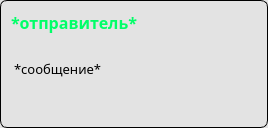
<?xml version="1.0" encoding="UTF-8"?>
<ui version="4.0">
 <class>frame_your_msg</class>
 <widget class="QWidget" name="frame_your_msg">
  <property name="geometry">
   <rect>
    <x>0</x>
    <y>0</y>
    <width>268</width>
    <height>128</height>
   </rect>
  </property>
  <property name="maximumSize">
   <size>
    <width>268</width>
    <height>128</height>
   </size>
  </property>
  <property name="font">
   <font>
    <family>Century Gothic</family>
   </font>
  </property>
  <property name="windowTitle">
   <string>Form</string>
  </property>
  <property name="styleSheet">
   <string notr="true">#frame_your_msg{
background-color: rgb(227, 227, 227);
border: 1px solid black;
border-radius: 7;
}</string>
  </property>
  <layout class="QVBoxLayout" name="verticalLayout" stretch="1,10">
   <item alignment="Qt::AlignLeft|Qt::AlignTop">
    <widget class="QLabel" name="user">
     <property name="font">
      <font>
       <family>Century Gothic</family>
       <pointsize>12</pointsize>
       <weight>75</weight>
       <italic>false</italic>
       <bold>true</bold>
      </font>
     </property>
     <property name="styleSheet">
      <string notr="true">QLabel {
color: qlineargradient(spread:pad, x1:0, y1:0, x2:1, y2:1, stop:0 rgba(14, 0, 255, 255), stop:1 rgba(0, 255, 104, 255));
}</string>
     </property>
     <property name="text">
      <string>*отправитель*</string>
     </property>
    </widget>
   </item>
   <item alignment="Qt::AlignTop">
    <widget class="QLabel" name="text">
     <property name="sizePolicy">
      <sizepolicy hsizetype="Preferred" vsizetype="Preferred">
       <horstretch>0</horstretch>
       <verstretch>0</verstretch>
      </sizepolicy>
     </property>
     <property name="font">
      <font>
       <family>Century Gothic</family>
       <pointsize>10</pointsize>
      </font>
     </property>
     <property name="styleSheet">
      <string notr="true">padding-top: 20;</string>
     </property>
     <property name="text">
      <string>*сообщение*</string>
     </property>
     <property name="textFormat">
      <enum>Qt::PlainText</enum>
     </property>
    </widget>
   </item>
  </layout>
 </widget>
 <resources/>
 <connections/>
</ui>
